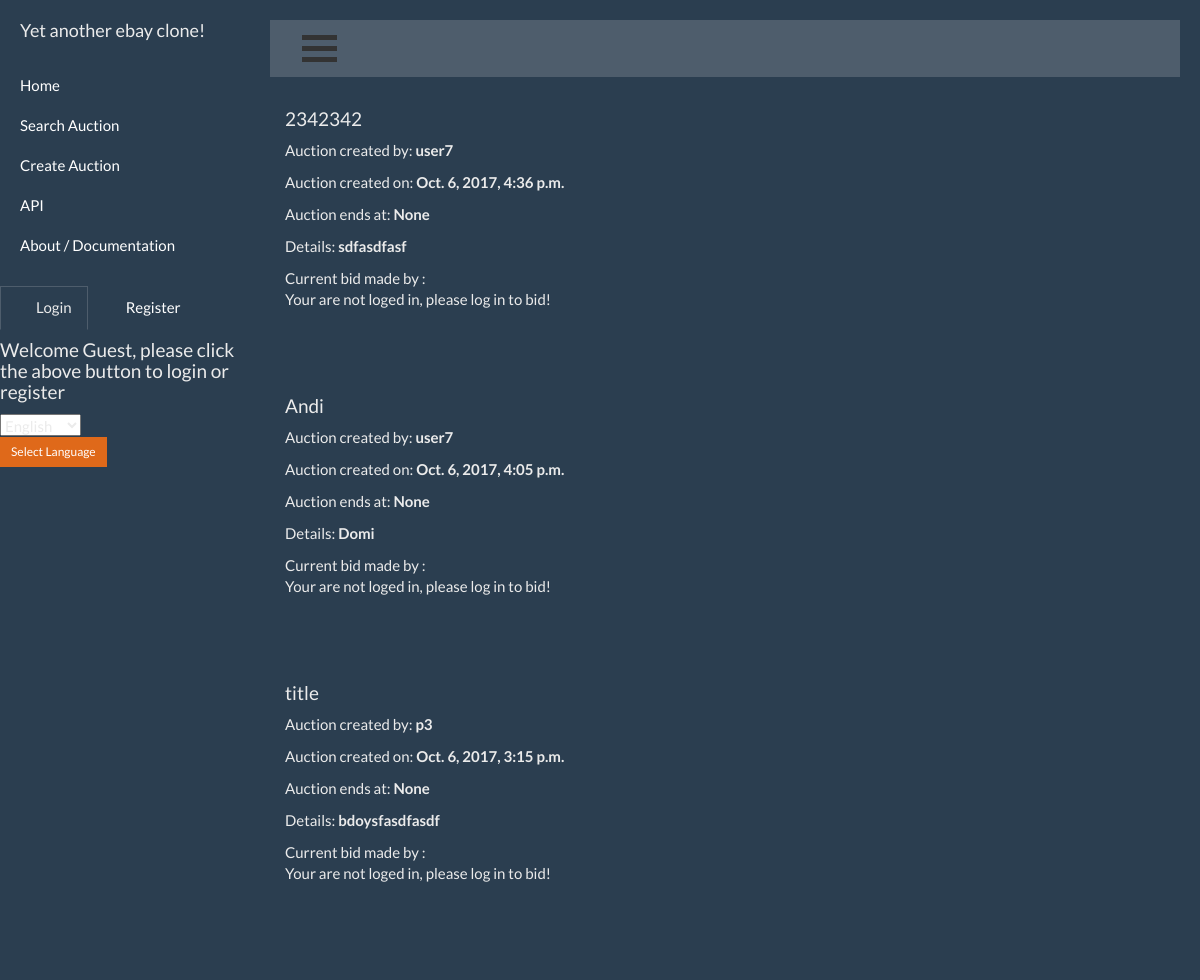
The app's page /, older data.
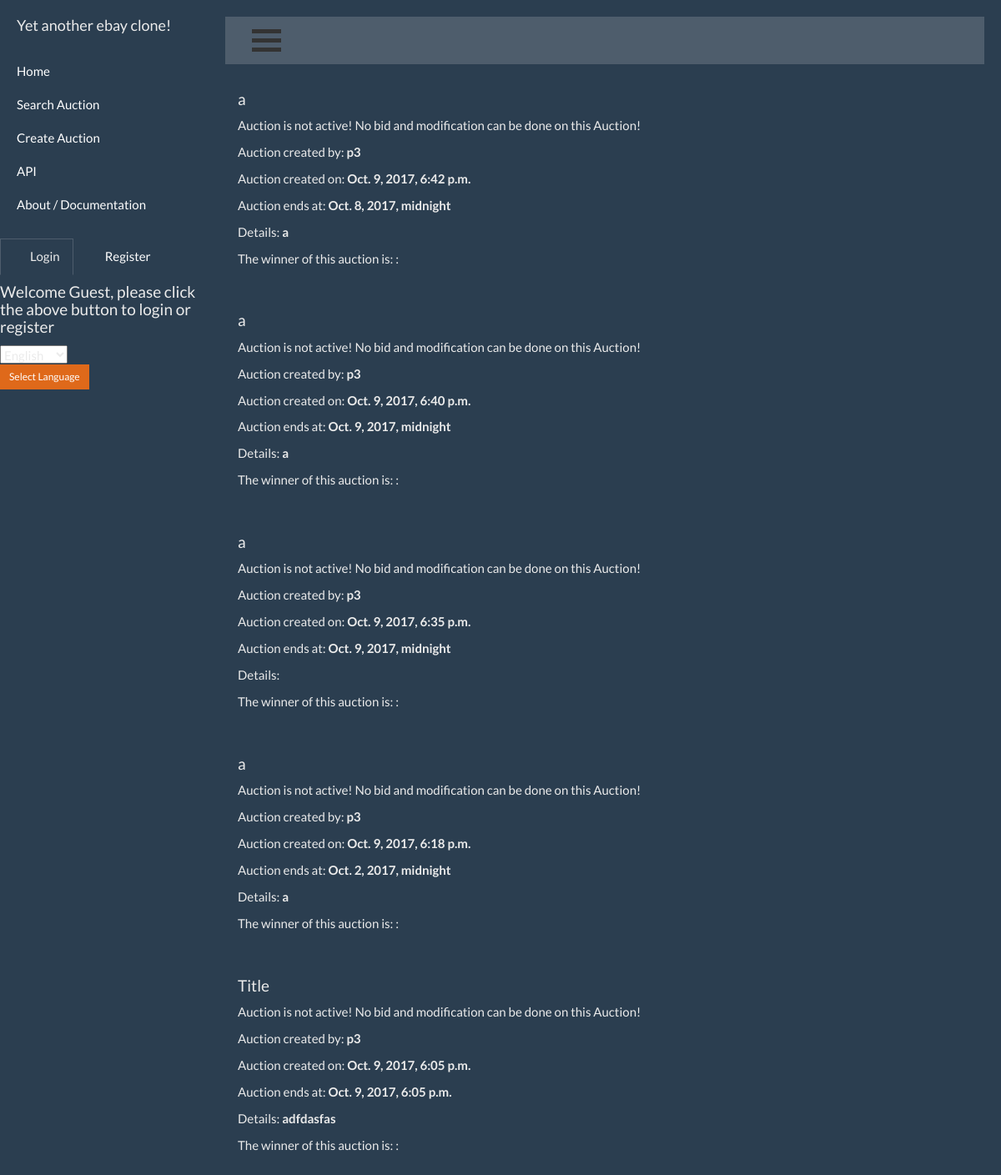
The same page, newer data.
### Project/models.py (models this page shows, shortened)
class Auction(models.Model):
    id = models.AutoField(primary_key=True)
    title = models.CharField(max_length=200, null=True)
    author = models.ForeignKey(settings.AUTH_USER_MODEL,null=True,related_name="author")
    details = models.TextField(null=True)
    bid_res = models.DateTimeField(null=True)
    timestamp = models.DateTimeField(null=True)
    active = models.IntegerField()
    banned = models.BooleanField(default=False)
    class Meta:
        ordering = ['timestamp']

### Project/views.py (the view)
# urls.py: url(r'^$', archive, name='home'),
def archive(request):
    isBidActive(Auction.objects.all())
    if request.user.is_superuser:
        bid = Auction.objects.order_by('-timestamp')
        return render(request, "bidlist.html", {'bid': bid,
                                            'authuser': request.user})
    elif request.user.is_authenticated():
        bid = Auction.objects.filter(banned=False).order_by('-timestamp')
        return render(request, "bidlist.html",{'bid':bid,
                                               'authuser': request.user})
    else:
        bid = Auction.objects.filter(banned=False).order_by('-timestamp')
        return render(request, "bidlist.html", {'bid': bid,
                                                'guest': 'Your are not loged in, please log in to bid!'})

### Project/views.py (called while the page is built)
def isBidActive(bid2):
    for a in bid2:
        a2 = datetime.now()
        b2 = a.bid_res
        if str(b2)<str(a2):
            a.active = 0
            a.save()

### templates/bidlist.html (shortened to what this page needs)
{% extends 'index.html' %}
{% load i18n %}
{% block content %}
{%  for bids in bid %}
    <h4> {{ bids.title }} </h4>
    {% ifequal bids.active 0 %}
    <p>{% trans "Auction is not active! No bid and modification can be done on this Auction!" %}</p>
    <p>{% trans "Auction created by" %}: <b> {{ bids.author }} </b></p>
    <p>{% trans "Auction created on" %}: <b> {{ bids.timestamp }}</b> </p>
    <p>{% trans "Auction ends at" %}: <b>{{ bids.bid_res }}</b></p>
    <p>{% trans "Details" %}: <b>{{ bids.details }}</b></p>
    {% trans "The winner of this auction is" %}: {{ bids.bid_by }}: <b>{{ bids.bid }}</b>
        <br>
    <br>
    <br>
    {%  else %}
    <p>{% trans "Auction created by" %}: <b> {{ bids.author }} </b></p>
    <p>{% trans "Auction created on" %}: <b> {{ bids.timestamp }}</b> </p>
    <p>{% trans "Auction ends at" %}: <b>{{ bids.bid_res }}</b></p>
    <p>{% trans "Details" %}: <b>{{ bids.details }}</b></p>
    {% trans "Current bid made by" %} {{ bids.bid_by }}: <b>{{ bids.bid }}</b>
    <p>
    {% if guest %}
    {{ guest }}
        </p>
    {% endif %}
    <br>
    <br>
    <br>
     {%  endifequal %}
        {% empty %}
    <p>{% trans "No bids" %}<p>
{%  endfor %}
{% endblock %}

Row changes from the older to the newer data that the page shows:
removed Auction: title "2342342", author "user7", timestamp "Oct. 6, 2017, 4:36 p.m.", bid_res "None", details "sdfasdfasf", guest "Your are not loged in, please log in to bid!"
removed Auction: title "Andi", author "user7", timestamp "Oct. 6, 2017, 4:05 p.m.", bid_res "None", details "Domi", guest "Your are not loged in, please log in to bid!"
removed Auction: title "title", author "p3", timestamp "Oct. 6, 2017, 3:15 p.m.", bid_res "None", details "bdoysfasdfasdf", guest "Your are not loged in, please log in to bid!"
added Auction: title "a", author "p3", timestamp "Oct. 9, 2017, 6:42 p.m.", bid_res "Oct. 8, 2017, midnight", details "a"
added Auction: title "a", author "p3", timestamp "Oct. 9, 2017, 6:40 p.m.", bid_res "Oct. 9, 2017, midnight", details "a"
added Auction: title "a", author "p3", timestamp "Oct. 9, 2017, 6:35 p.m.", bid_res "Oct. 9, 2017, midnight"
added Auction: title "a", author "p3", timestamp "Oct. 9, 2017, 6:18 p.m.", bid_res "Oct. 2, 2017, midnight", details "a"
added Auction: title "Title", author "p3", timestamp "Oct. 9, 2017, 6:05 p.m.", bid_res "Oct. 9, 2017, 6:05 p.m.", details "adfdasfas"
